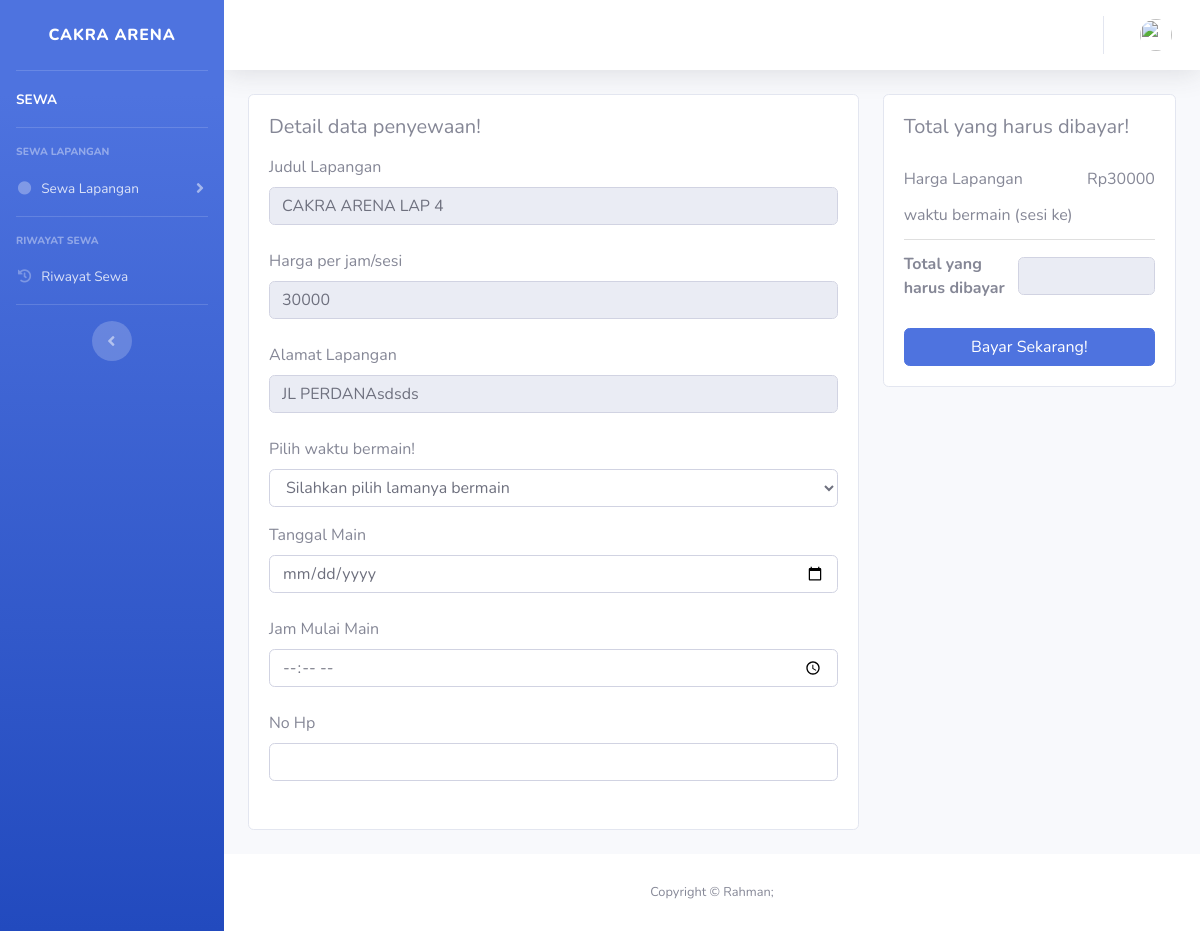
Screenshot of /index.php/sewa/booking/39 with the database file from the repository.
### tables this page shows
CREATE TABLE `lapangan` (
  `id_futsal` int(11) NOT NULL,
  `id_penyedia` int(10) NOT NULL,
  `judul_lap_futsal` varchar(500) NOT NULL,
  `keterangan` text NOT NULL,
  `harga` varchar(255) NOT NULL,
  `alamat` text NOT NULL,
  `kategori` varchar(20) NOT NULL,
  `jam_buka_tutup` varchar(20) NOT NULL,
  `posted_by` varchar(255) NOT NULL,
  `gambar` varchar(255) NOT NULL
);

### application/controllers/Sewa.php (called while the page is built, shortened)
<?php
class Sewa extends CI_Controller {
    public function booking()
    {
    	$this->load->model('M_sewa');
		$data['judul'] 		= 'Detail data penyewaan!';
		$data['user'] 	= $this->db->get_where('user',
			['nohp_user' => $this->session->userdata('nohp_user')])->row_array();
		$id = $this->uri->segment(3);
		$data['sewa'] = $this->M_sewa->proses_sewa($id)->row_array();
		$this->load->view('template/header', $data);
		$this->load->view('template/sidebar', $data);
		$this->load->view('template/topbar', $data);
		$this->load->view('sewa/sewa', $data);
		$this->load->view('template/footer');
    }
}

### index.php (called while the page is built, shortened)
<?php
require_once BASEPATH.'core/CodeIgniter.php';

### application/models/M_sewa.php (called while the page is built, shortened)
<?php
class M_sewa extends CI_model {
    public function proses_sewa($id)
    {
    	return $this->db->where('id_futsal', $id)->get('lapangan');
    }
}

### application/views/sewa/sewa.php (the view, shortened to what this page needs)
<div class="container">
<?= form_open_multipart('index.php/sewa/order'); ?>
  <section>
    <div class="row">
      <div class="col-lg-8 mb-4">
        <div class="card wish-list pb-1">
          <div class="card-body">
            <h5 class="mb-3"><?= $judul; ?></h5>
            <div class="row">
              <div class="col-lg-12">
                <div class="md-form md-outline mb-0 mb-lg-4">
                  <label for="firstName">Judul Lapangan</label>
                  <input type="text" class="form-control mb-0 mb-lg-2" id="judul" name="judul" value="<?= $sewa['judul_lap_futsal']; ?>" readonly>
                </div>
              </div>
            </div>
            <div class="md-form md-outline my-0 mb-lg-4">
              <label for="companyName">Harga per jam/sesi</label>
              <input type="text" id="harga" name="harga" class="form-control mb-0" value="<?= $sewa['harga']; ?>" readonly>
            </div>
            <div class="md-form md-outline mt-0 mb-lg-4">
              <label for="form14">Alamat Lapangan</label>
              <input type="text" id="alamat" name="alamat" value="<?= $sewa['alamat']; ?>" class="form-control" readonly>
            </div>
            <div class="form-group">
              <label for="exampleFormControlSelect1">Pilih waktu bermain!</label>
              <select class="form-control" required name="waktu" id="waktu" onclick="jam()">
                <option value=''>Silahkan pilih lamanya bermain</option>
              </select>
            </div>
            <div class="md-form md-outline mb-lg-4">
              <label for="form16">Tanggal Main</label>
              <input type="date" id="tgl_main" required name="tgl_main" class="form-control">
            </div>
            <div class="md-form md-outline mb-lg-4">
              <label for="form17">Jam Mulai Main</label>
              <input type="time" id="jam_main" required name="jam_main" class="form-control">
            </div>
            <div class="md-form md-outline mb-lg-4">
              <label for="form18">No Hp</label>
              <input type="text" id="no_hp" required name="no_hp" class="form-control">
            </div>
          </div>
        </div>
      </div>
      <div class="col-lg-4">
        <div class="card mb-4">
          <div class="card-body">
            <h5 class="mb-3">Total yang harus dibayar!</h5>
            <ul class="list-group list-group-flush">
              <li class="list-group-item d-flex justify-content-between align-items-center border-0 px-0 pb-0">
                Harga Lapangan
                <span>Rp<?= $sewa['harga']; ?></span>
              </li>
              <li class="list-group-item d-flex justify-content-between align-items-center px-0">
                waktu bermain  (sesi ke)
              </li>
              <li class="list-group-item d-flex justify-content-between align-items-center border-0 px-0 mb-3">
                <div>
                  <strong>Total yang harus dibayar</strong>
                </div>
                <span><strong ><input type="text" name="total" id="total" value="" class="form-control input-sm text-right" readonly></strong></span>
              </li>
            </ul>
            <button type="submit" class="btn btn-primary btn-block waves-effect waves-light">Bayar Sekarang!</button>
          </div>
        </div>
      </div>
    </div>
  </section>
</form>
</div>

### rows the page displays
lapangan: judul "CAKRA ARENA LAP 4", harga "30000", alamat "JL PERDANAsdsds"

### other values shown
$judul "Detail data penyewaan!"
